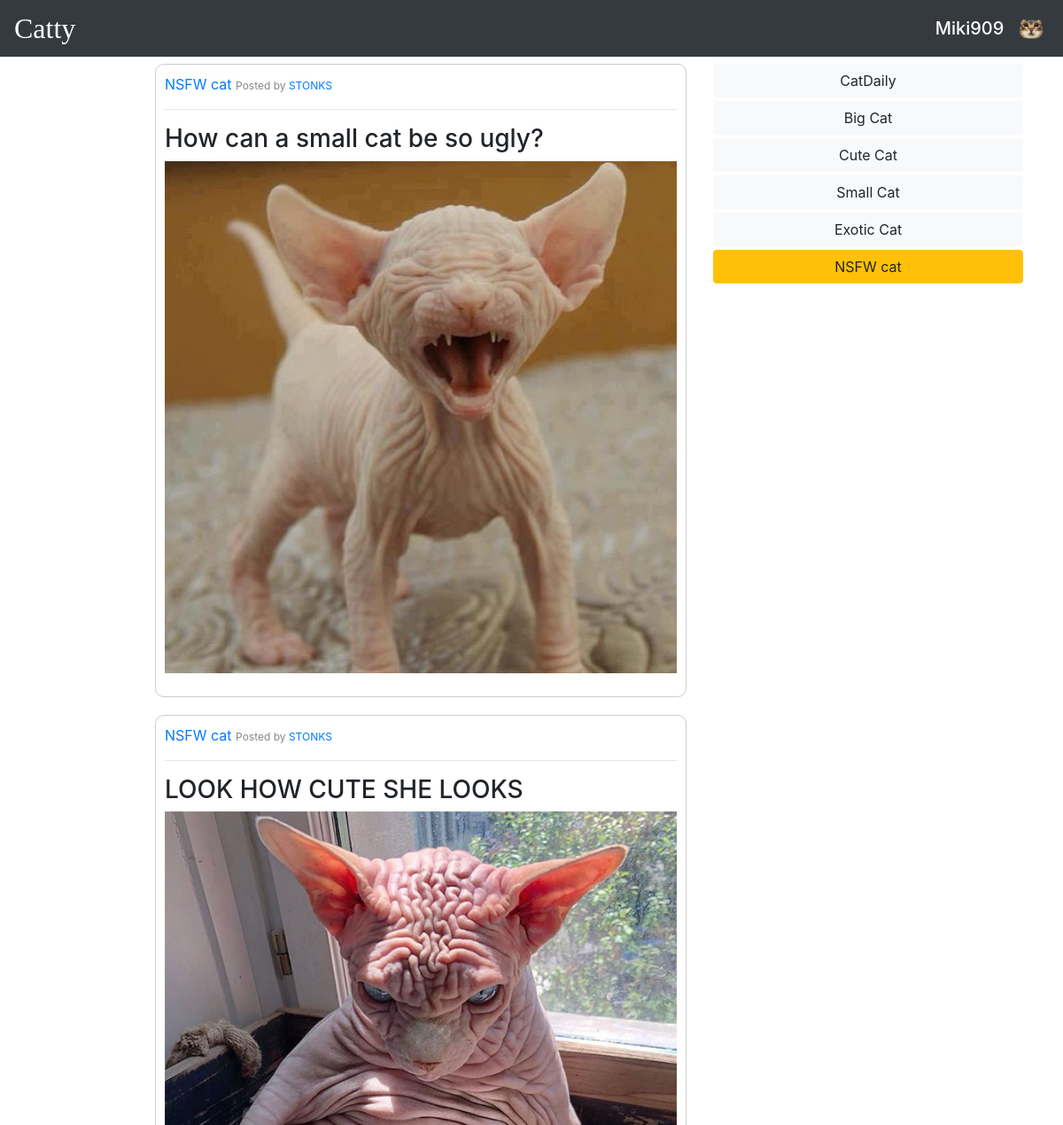
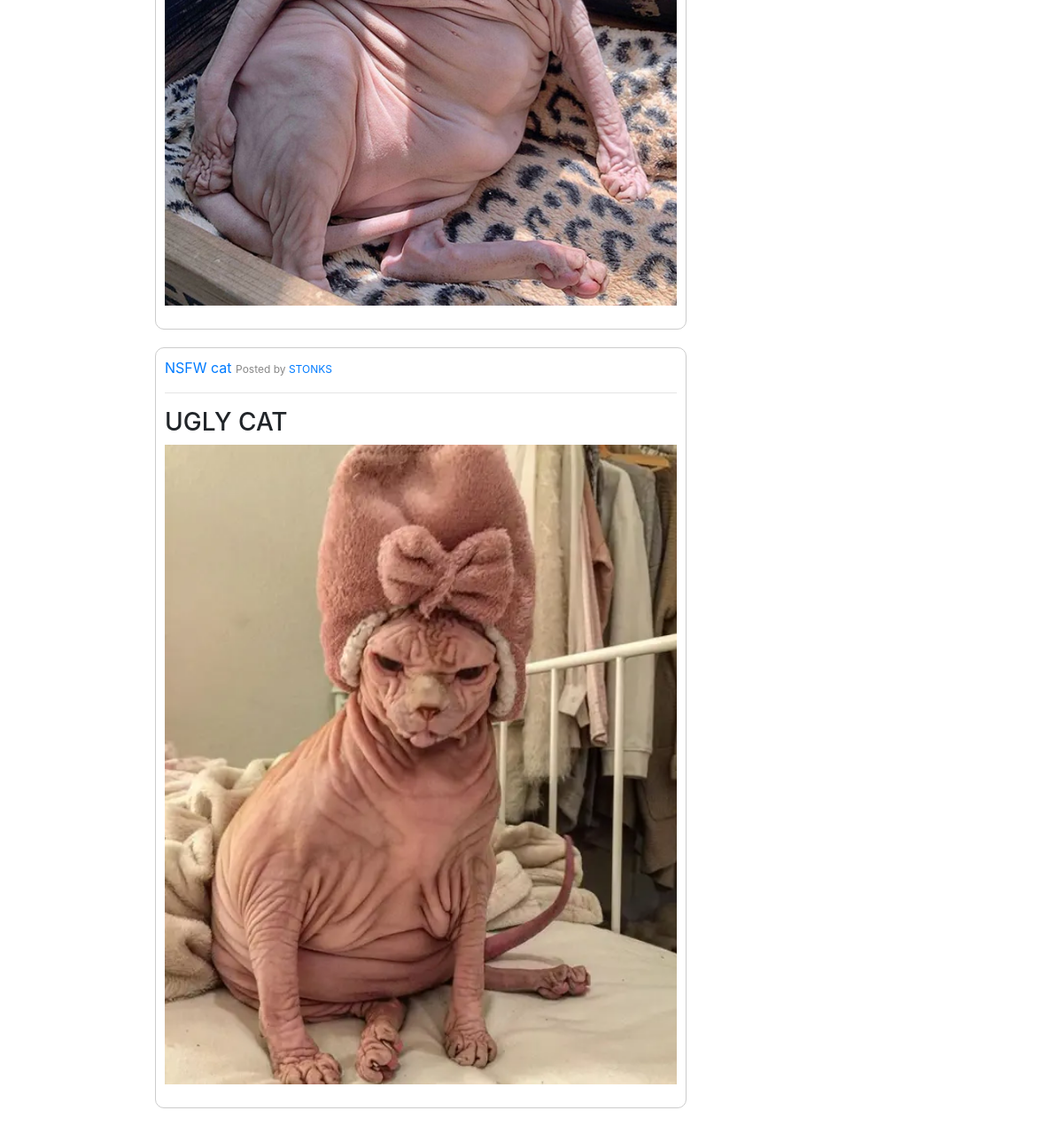
The app's page /index.php/threads/index?thread_id=7 (signed in) with its own data (2 pictures, top to bottom).
### tables this page shows
CREATE TABLE `posts` (
  `id` bigint(20) UNSIGNED NOT NULL,
  `title` varchar(50) NOT NULL,
  `text` text DEFAULT NULL,
  `photo_url` text DEFAULT NULL,
  `user_id` bigint(20) UNSIGNED NOT NULL,
  `thread_id` bigint(20) UNSIGNED NOT NULL
);

CREATE TABLE `threads` (
  `id` bigint(20) UNSIGNED NOT NULL,
  `title` varchar(20) NOT NULL,
  `description` text NOT NULL
);

CREATE TABLE `users` (
  `id` bigint(20) UNSIGNED NOT NULL,
  `catname` varchar(30) NOT NULL,
  `password` varchar(255) NOT NULL,
  `salt` varchar(64) NOT NULL,
  `catavatar` text DEFAULT NULL,
  `email` varchar(30) NOT NULL,
  `admin` tinyint(1) NOT NULL
);

### controller/ThreadController.php (called while the page is built, shortened)
<?php
require_once("model/PostDB.php");
require_once("model/ThreadDB.php");
class ThreadController {
    public static function index() {
        $threads = ThreadDB::getAllThreads();
        $threadActive = isset($_GET["thread_id"]) ? $_GET["thread_id"] : null;
        $userId = isset($_GET["user_id"]) ? $_GET["user_id"] : null;
        if (isset($userId)) {
            $posts = PostDB::getAllForUser($userId);
        } else {
            $posts = ($threadActive) ? PostDB::getAllForThread($threadActive) : PostDB::getAll();
        }
        $notice = (empty($posts)) ? "No posts that's just CATastrofic. Create a CAT post right now." : "";
        ViewHelper::render("view/threads/index.php", [
            'posts' => $posts,
            'threads' => $threads,
            'threadActive' => $threadActive,
            'notice' => $notice,
        ]);
    }
}

### model/PostDB.php (called while the page is built, shortened)
<?php
class PostDB {
    public static function getAllForThread($threadActive) {
        $db = DBInit::getInstance();
        $query = "SELECT p.id, p.title, p.text, p.photo_url, u.catname, t.title AS thread_title, t.id AS tid, u.id AS uid
            FROM posts p
            JOIN users u ON p.user_id = u.id
            JOIN threads t ON p.thread_id = t.id
            WHERE p.thread_id = :thread_id
            ORDER BY p.id DESC";
        $statement = $db->prepare($query);
        $statement->bindParam(":thread_id", $threadActive);
        $statement->execute();
        $posts = $statement->fetchAll();
        return $posts;
    }
}

### model/ThreadDB.php (called while the page is built, shortened)
<?php
class ThreadDB {
    public static function getAllThreads() {
        $db = DBInit::getInstance();
        $statement = $db->prepare("SELECT * FROM threads");
        $statement->execute();
        $threads = $statement->fetchAll(PDO::FETCH_ASSOC);
        return $threads;
    }
}

### view/posts/_post.php (the view, shortened to what this page needs)
<div class="post cursor-pointer" style="max-width: 600px;" onclick="redirectToPost(<?= $post["id"] ?>);">
    <div class="post-header">
        <div class="thread-info d-flex justify-content-space-between">
            <div>
                <a href="<?= BASE_URL . 'threads/index?thread_id=' . $post['tid'] ?>">
                <span class="thread-title custom-bold"><?= $post['thread_title'] ?></span>
            </a>
                <span class="posted-by user-text">Posted by
                    <a href="<?= BASE_URL . 'threads/index?user_id=' . $post['uid'] ?>">
                        <?= $post['catname'] ?>
                    </a>
                </span>
            </div>
        </div>
    </div>
    <hr>
    <div class="post-content">
        <h3 class="post-title"><?= $post['title'] ?></h3>
        <?php if (!empty($post['photo_url'])) : ?>
        <img src="<?= ASSETS_URL . htmlspecialchars($post['photo_url']) ?>" alt="Post Photo" class="post-photo w-100">
        <?php endif; ?>
    </div>
</div>

### view/threads/index.php (shortened to what this page needs)
<!DOCTYPE html>
<html>
<?php
    include 'view/application/head.php';
?>
<body>
    <?php
        include 'view/application/navbar.php';
    ?>
    <div class="container">
        <div class="row">
            <div class="col-12 col-lg-8 d-flex justify-content-center justify-content-lg-end">
                <div class="posts-container">
                    <?php
                    foreach ($posts as $post) :
                        include 'view/posts/_post.php';
                    endforeach; ?>
                </div>
            </div>
            <div class="col-lg-4">
                <div class="right-column">
                    <?php
                        include 'view/threads/_thread_list.php';
                    ?>
                </div>
            </div>
        </div>
    </div>
</body>
</html>

### view/threads/_thread_list.php
<?php foreach ($threads as $thread) : ?>
    <div class="thread">
        <?php
            $threadClass = ($threadActive == $thread['id']) ? 'btn btn-warning btn-block mb-1' : 'btn btn-light btn-block mb-1';
        ?>
        <a href="<?= BASE_URL . 'threads/index?thread_id=' . $thread['id'] ?>" class="<?= $threadClass ?>"><?php echo $thread['title']; ?></a>
    </div>
<?php endforeach; ?>

### assets/style.css (style rules this page uses)
.post { border: 1px solid #ccc; border-radius: 10px; padding: 10px; margin-bottom: 20px; width: 100%; }
.cursor-pointer { cursor: pointer; }
.user-text { font-size: 12px; color: #888; }
.justify-content-space-between { justify-content: space-between; }

### records on screen
posts: thread.title "NSFW cat", user.catname "STONKS", title "How can a small cat be so ugly?", photo_url (picture)
posts: thread.title "NSFW cat", user.catname "STONKS", title "LOOK HOW CUTE SHE LOOKS", photo_url (picture)
posts: thread.title "NSFW cat", user.catname "STONKS", title "UGLY CAT", photo_url (picture)
threads: title "CatDaily"
threads: title "Big Cat"
threads: title "Cute Cat"
threads: title "Small Cat"
threads: title "Exotic Cat"
threads: title "NSFW cat"

### other values on screen
$_SESSION['user']['catname'] "Miki909"
